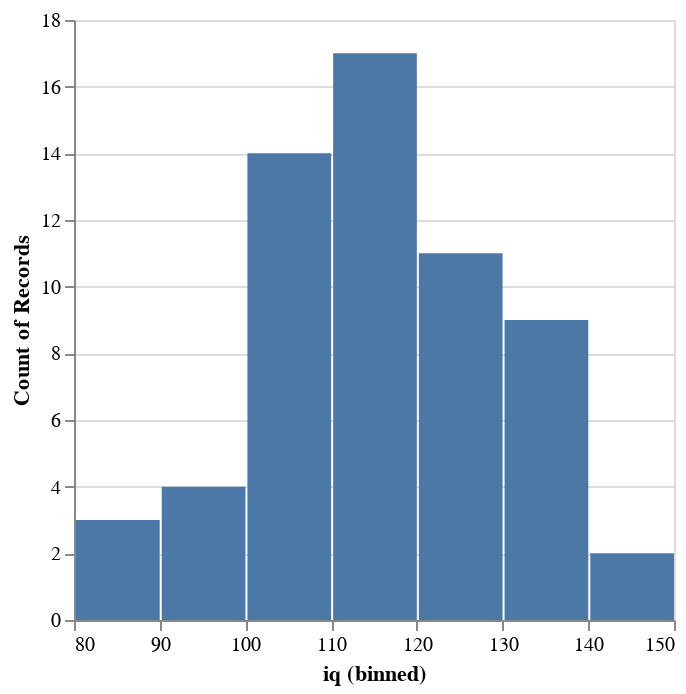

Source (notebook cell):
### Markdown cell above
Note that this is a _text_ plot and the cell in the notebook renders markdown, so the numbers are slightly misaligned. If you did this from a REPL they would be aligned exactly. In this example, the `plot/text:hist` function did the binning for us. We can also plot this graphically and use Vega-Lite to do the binning.

### Code cell
(ips:plot
 (vega:defplot iq-plot `(:mark :bar
                         :data ,iq-scores
                         :width 300
                         :encoding (:x (:field iq :bin (:maxbin 8))
                                    :y (:aggregate "count")))))

### Figure 1 — Vega-Lite specification as saved in the notebook (floating-point values rounded to 4 significant figures)
{"$schema": "https://vega.github.io/schema/vega-lite/v5.json", "data": {"values": [{"iq": 101}, {"iq": 82}, {"iq": 102}, {"iq": 114}, {"iq": 112}, {"iq": 114}, {"iq": 128}, {"iq": 110}, {"iq": 108}, {"iq": 102}, {"iq": 89}, {"iq": 97}, {"iq": 105}, {"iq": 122}, {"iq": 101}, {"iq": 139}, {"iq": 114}, {"iq": 103}, {"iq": 90}, {"iq": 117}, {"iq": 137}, {"iq": 109}, {"iq": 117}, {"iq": 127}, {"iq": 102}, {"iq": 116}, {"iq": 133}, {"iq": 115}, {"iq": 124}, {"iq": 106}, {"iq": 124}, {"iq": 127}, {"iq": 110}, {"iq": 117}, {"iq": 131}, {"iq": 109}, {"iq": 136}, {"iq": 100}, {"iq": 94}, {"iq": 123}, {"iq": 113}, {"iq": 81}, {"iq": 113}, {"iq": 134}, {"iq": 109}, {"iq": 112}, {"iq": 124}, {"iq": 134}, {"iq": 142}, {"iq": 101}, {"iq": 118}, {"iq": 118}, {"iq": 110}, {"iq": 96}, {"iq": 130}, {"iq": 125}, {"iq": 122}, {"iq": 126}, {"iq": 139}, {"iq": 145}]}, "encoding": {"x": {"bin": {"maxbin": 8}, "field": "iq"}, "y": {"aggregate": "count"}}, "mark": "bar", "width": 300}
